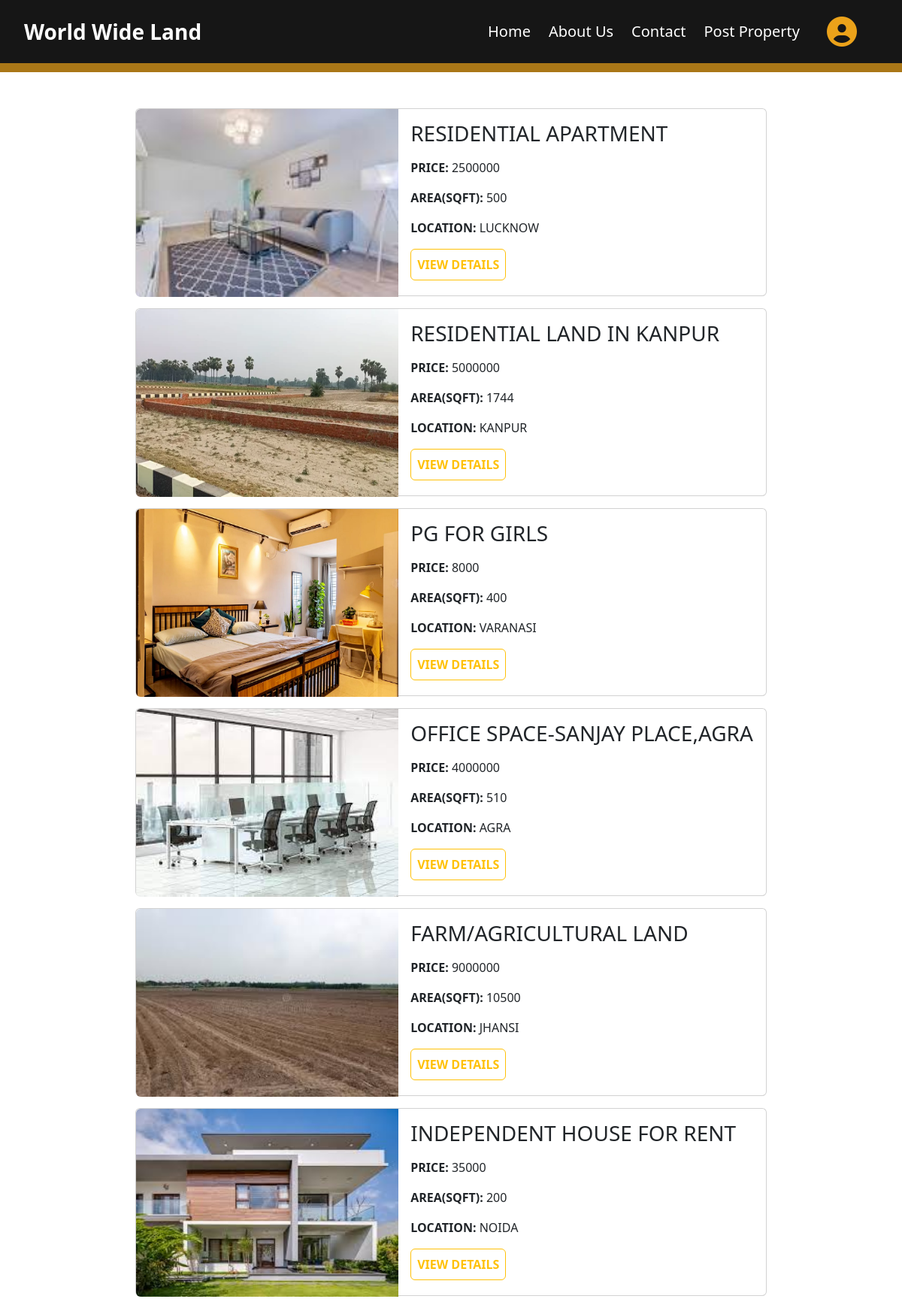
Page /properties/ on the committed database.
### HomeApp/models.py (models this page shows)
class property(models.Model):
    owner_id = models.ForeignKey(members, on_delete=models.DO_NOTHING)
    property_id=models.IntegerField(auto_created=True,primary_key=True)
    type = models.CharField(max_length=50)
    price = models.IntegerField()
    location = models.CharField(max_length=50)
    image = models.FileField(max_length=100,upload_to="property_images/",null=True,default=None)
    area=models.IntegerField()
    description = models.TextField()
    title=models.CharField(max_length=30)
    city=models.CharField(max_length=50)
    state=models.CharField(max_length=50)
    action=models.CharField(max_length=30,default='sell')
    updated = models.DateField(auto_now=True)
    created = models.DateField(auto_now_add=True)
    name=models.CharField(max_length=30)
    bedrooms=models.IntegerField(blank=True,null=True)
    bathrooms=models.IntegerField(blank=True,null=True)
    furnished = models.CharField(choices=FURNISHING_CHOICES, max_length=128)
    contact=models.IntegerField()
    owner_email=models.EmailField(max_length=30)

### HomeApp/views.py (the view)
# urls.py: path('properties/',views.properties,name='properties'),
def properties(request):
    propertys=property.objects.all()
    try:
        if request.session["session_key"]!=None:
            user_details = request.session.get("session_key")
            user_obj = members.objects.get(username=user_details)
            return render(request,'property.html',{'propertys':propertys,'user':user_obj})
    except:
        return render(request,'property.html',{'propertys':propertys})

### HomeApp/templates/property.html (shortened to what this page needs)
{% extends 'index.html' %}
{% block main %}
<div style="height:12vh; width:100vw; background-color:rgb(170, 119, 23);"></div>
  <div id="plotlisting" class="mt-5">
  {% for property in propertys %}
  <div class="card mb-3" style="max-width:70vw; margin:auto; height:250px;">
    <div class="row g-0">
          <div class="col-lg-5 img_div">
              <img src="{{property.image.url}}" class="img-fluid rounded-start" alt="..." style="height: 250px; width:445px;">
          </div>
          <div class="col-lg-7">
              <div class="card-body" style="text-transform:uppercase;">
                  <h3 class="card-title">
                    {{property.title}}
                  </h3>
                  <p class="card-text">
                      <p><b>Price:</b> {{property.price}}</p>
                      <p><b>Area(sqft):</b> {{property.area}}</p>
                      <p><b>Location:</b> {{property.city}}</p>
                      <a href="{% url 'view_details' property.property_id %}" data-product="{{ property.property_id }}" class="btn btn-outline-warning p-2 fw-bold">View Details</a>
                  </p>
              </div>
          </div>
    </div>
  </div>
  {% endfor %}
</div>
{% endblock main %}

### HomeApp/templates/index.html (shortened to what this page needs)
<!DOCTYPE html>
<html lang="en">
    {% load static %}
<head>
    <link rel="stylesheet" href="{% static 'css/bootstrap.css' %}" type="text/css">
    <link rel="stylesheet" href="{% static 'css/style.css' %}" type="text/css">
    <link rel="stylesheet" href="https://cdnjs.cloudflare.com/ajax/libs/font-awesome/6.5.1/css/all.min.css"
 />
</head>
<body style="overflow-x: hidden;">
    <div class="container-fluid px-0">
        <div class="row nbar mx-0 fixed-top">
            <div class="col-sm-11 pe-0">
                <nav class="navbar navbar-expand-lg">
                    <div class="container-fluid py-2 fs-5">
                        <a class="navbar-brand fs-3 ps-2 fw-bold text-white" href="#">World Wide Land</a>
                        <div class="collapse navbar-collapse" id="navbarSupportedContent">
                            <ul class="navbar-nav ms-auto me-2">
                            <li class="nav-item pe-2">
                                <a class="nav-link active text-white" aria-current="page" href="{% url 'index' %}">Home</a>
                            </li>
                            <li class="nav-item pe-2">
                                <a class="nav-link text-white" href="{% url 'aboutus' %}">About Us</a>
                            </li>
                            <li class="nav-item pe-2">
                                <a class="nav-link text-white" href="{% url 'contact_us' %}">Contact</a>
                            </li>
                            <li class="nav-item pe-2">
                                <a class="nav-link text-white " href="{% url 'postproperty' %}">Post Property</a>
                            </li>
                        </ul>
                        </div>
                    </div>
                </nav>
            </div>
            <div class="col-sm-1 py-3 ps-0">
                <nav class="navbar">
                      <button class="navbar-toggler py-2 px-0 border border-0" type="button" data-bs-toggle="offcanvas" data-bs-target="#offcanvasDarkNavbar" aria-controls="offcanvasDarkNavbar" aria-label="Toggle navigation">
                        <i class="fa-solid fa-circle-user fa-2xl" style="color:rgb(235, 162, 26);"></i>
                      </button>
                  </nav>
            </div>
        </div>
        {% block main %}{% endblock main %}
    </div>
</body>
</html>

### HomeApp/static/css/style.css (style rules this page uses)
.nbar { background: rgba(7, 4, 4, 0.2); z-index:99; }

### HomeApp/templates/property.html (style rules this page uses)
img { transition: transform 0.3s ease-in-out; }
.img_div { height: 250px; overflow:hidden; overflow-y: hidden; }

### rows in the picture
property: image (picture), title "RESIDENTIAL APARTMENT", price "2500000", area "500", city "LUCKNOW"
property: image (picture), title "RESIDENTIAL LAND IN KANPUR", price "5000000", area "1744", city "KANPUR"
property: image (picture), title "PG FOR GIRLS", price "8000", area "400", city "VARANASI"
property: image (picture), title "OFFICE SPACE-SANJAY PLACE,AGRA", price "4000000", area "510", city "AGRA"
property: image (picture), title "FARM/AGRICULTURAL LAND", price "9000000", area "10500", city "JHANSI"
property: image (picture), title "INDEPENDENT HOUSE FOR RENT", price "35000", area "200", city "NOIDA"
